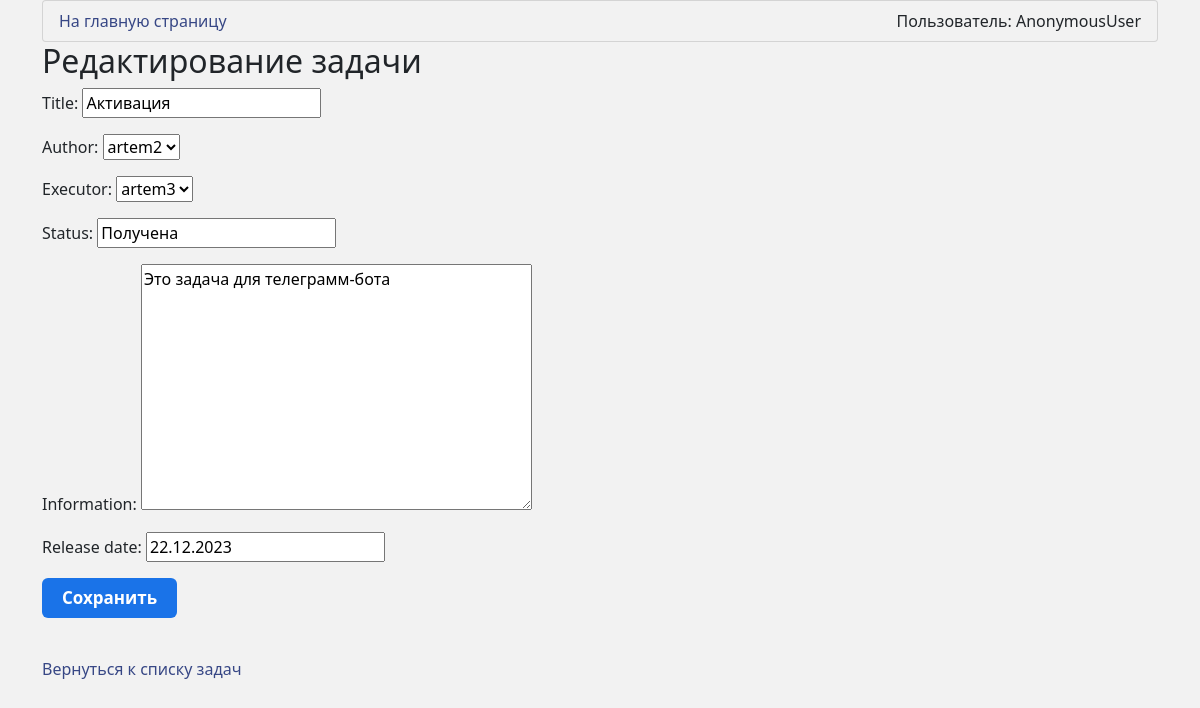
/DAL/task_edit/1/, run on the app's committed database.
### DAL/models.py (models this page shows, shortened)
class Task(models.Model):
    objects = None
    title = models.CharField(max_length=255)
    author = models.ForeignKey(User, on_delete=models.CASCADE, related_name='tasks_created')
    executor = models.ForeignKey(User, on_delete=models.CASCADE, related_name='tasks_executed')
    status = models.CharField(max_length=255)
    information = models.TextField()
    release_date = models.DateField()
    class Meta:
        verbose_name = 'Задача'
        verbose_name_plural = 'Задачи'
    """
    def save(self, *args, **kwargs):
        # Определение, новая ли это задача или обновление существующей
        is_new = self._state.adding
        super().save(*args, **kwargs)

        # Сообщение зависит от того, новая задача или обновление
        if is_new:
            message = f"Новая задача создана: {self.title}"
        else:
            message = f"Задача обновлена: {self.title}"
        send_telegram_message(message)

    def delete(self, *args, **kwargs):
        message = f"Задача удалена: {self.title}"
        super().delete(*args, **kwargs)
        send_telegram_message(message)
    """

### DAL/views.py (the view)
# urls.py: path('task_edit/<int:pk>/', views.TaskUpdateView.as_view(), name='task_edit'),
class TaskUpdateView(UpdateView):
    model = Task
    template_name = 'registration/task_edit.html'
    fields = '__all__'
    success_url = reverse_lazy('task_list')

### DAL/models.py (called while the page is built)
    def __str__(self):
        return self.username

### DAL/templates/registration/task_edit.html (shortened to what this page needs)
{% extends 'base.html' %}
{% block content %}
  <h2>Редактирование задачи</h2>
  <form method="post">
    {{ form.as_p }}
    <button class="btn">Сохранить</button>
  </form>
  <br>
  <a href="{% url 'task_list' %}">Вернуться к списку задач</a>
{% endblock %}

### DAL/static/users/css/main.css (style rules this page uses)
a { color: #374785; text-decoration: none; transition: color 0.2s, font-size 0.3s; }
body { background-color: #F2F2F2; }
body.container { background-color: #F2F2F2; }
.btn { display: inline-block; box-sizing: border-box; padding: 0 20px; margin: 0 15px 15px 0; outline: none; border: none; border-radius: 6px; height: 40px; line-height: 40px; font-size: 17px; font-weight: 600; text-decoration: none; color: #fff; background-color: #1a73e8; cursor: pointer; user-select: none; appearance: none; touch-action: manipulation; }

### data on the page
Task: title "Активация", author "artem2", executor "artem3", status "Получена", information "Это задача для телеграмм-бота", release_date "22.12.2023"

### other printed values
{{ user }} "AnonymousUser"
